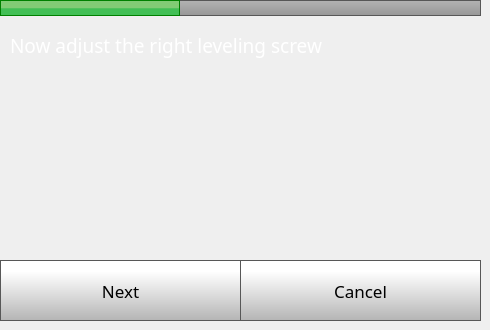
    <widget class="QWidget" name="step3Page">
     <widget class="QPushButton" name="step3CancelButton">
      <property name="geometry">
       <rect>
        <x>240</x>
        <y>260</y>
        <width>241</width>
        <height>61</height>
       </rect>
      </property>
      <property name="font">
       <font>
        <family>Gotham</family>
        <pointsize>13</pointsize>
       </font>
      </property>
      <property name="styleSheet">
       <string notr="true">QPushButton {
     border: 1px solid rgb(87, 87, 87);
	background-color: qlineargradient(spread:pad, x1:0, y1:1, x2:0, y2:0.188, stop:0 rgba(180, 180, 180, 255), stop:1 rgba(255, 255, 255, 255));


}

QPushButton:pressed {
    background-color: qlineargradient(x1: 0, y1: 0, x2: 0, y2: 1,
                                      stop: 0 #dadbde, stop: 1 #f6f7fa);
}

QPushButton:flat {
    border: none; /* no border for a flat push button */
}

QPushButton:default {
    border-color: navy; /* make the default button prominent */
}

QPushButton:focus {
	outline: none;
}</string>
      </property>
      <property name="text">
       <string>Cancel</string>
      </property>
      <property name="iconSize">
       <size>
        <width>40</width>
        <height>40</height>
       </size>
      </property>
     </widget>
     <widget class="QPushButton" name="step3NextButton">
      <property name="geometry">
       <rect>
        <x>0</x>
        <y>260</y>
        <width>241</width>
        <height>61</height>
       </rect>
      </property>
      <property name="font">
       <font>
        <family>Gotham</family>
        <pointsize>13</pointsize>
       </font>
      </property>
      <property name="styleSheet">
       <string notr="true">QPushButton {
     border: 1px solid rgb(87, 87, 87);
	background-color: qlineargradient(spread:pad, x1:0, y1:1, x2:0, y2:0.188, stop:0 rgba(180, 180, 180, 255), stop:1 rgba(255, 255, 255, 255));


}

QPushButton:pressed {
    background-color: qlineargradient(x1: 0, y1: 0, x2: 0, y2: 1,
                                      stop: 0 #dadbde, stop: 1 #f6f7fa);
}

QPushButton:flat {
    border: none; /* no border for a flat push button */
}

QPushButton:default {
    border-color: navy; /* make the default button prominent */
}

QPushButton:focus {
	outline: none;
}</string>
      </property>
      <property name="text">
       <string>Next</string>
      </property>
      <property name="iconSize">
       <size>
        <width>40</width>
        <height>40</height>
       </size>
      </property>
     </widget>
     <widget class="QLabel" name="caliberateLabel_9">
      <property name="geometry">
       <rect>
        <x>0</x>
        <y>0</y>
        <width>180</width>
        <height>16</height>
       </rect>
      </property>
      <property name="font">
       <font>
        <family>Gotham</family>
        <pointsize>14</pointsize>
        <weight>50</weight>
        <bold>false</bold>
       </font>
      </property>
      <property name="styleSheet">
       <string notr="true">	background-color: qlineargradient(spread:pad, x1:0, y1:0.523, x2:0, y2:0.534, stop:0 rgba(130, 203, 117, 255), stop:1 rgba(66, 191, 85, 255));
border: 1px solid green;</string>
      </property>
      <property name="text">
       <string/>
      </property>
     </widget>
     <widget class="QLabel" name="turnRightLevelingScrewLabel">
      <property name="geometry">
       <rect>
        <x>60</x>
        <y>60</y>
        <width>360</width>
        <height>240</height>
       </rect>
      </property>
      <property name="styleSheet">
       <string notr="true">background-color: rgba(255, 255, 255, 0);</string>
      </property>
      <property name="text">
       <string/>
      </property>
      <property name="scaledContents">
       <bool>true</bool>
      </property>
     </widget>
     <widget class="QLabel" name="caliberateLabel_22">
      <property name="geometry">
       <rect>
        <x>0</x>
        <y>0</y>
        <width>481</width>
        <height>16</height>
       </rect>
      </property>
      <property name="font">
       <font>
        <family>Gotham</family>
        <pointsize>14</pointsize>
        <weight>50</weight>
        <bold>false</bold>
       </font>
      </property>
      <property name="styleSheet">
       <string notr="true">    border: 1px solid rgb(87, 87, 87);
 /*  border-bottom-left-radius: 10px;
 border-bottom-right-radius: 10px;*/
	background-color: qlineargradient(spread:pad, x1:0, y1:1, x2:0, y2:0, stop:0 rgba(150, 150, 150, 255), stop:1 rgba(180, 180, 180, 255));</string>
      </property>
      <property name="text">
       <string/>
      </property>
     </widget>
     <widget class="QLabel" name="caliberateLabel_10">
      <property name="geometry">
       <rect>
        <x>10</x>
        <y>20</y>
        <width>471</width>
        <height>51</height>
       </rect>
      </property>
      <property name="font">
       <font>
        <family>Gotham</family>
        <pointsize>14</pointsize>
        <weight>50</weight>
        <bold>false</bold>
       </font>
      </property>
      <property name="styleSheet">
       <string notr="true">color: rgb(255, 255, 255);</string>
      </property>
      <property name="text">
       <string>Now adjust the right leveling screw</string>
      </property>
      <property name="wordWrap">
       <bool>true</bool>
      </property>
     </widget>
     <zorder>turnRightLevelingScrewLabel</zorder>
     <zorder>caliberateLabel_22</zorder>
     <zorder>step3CancelButton</zorder>
     <zorder>step3NextButton</zorder>
     <zorder>caliberateLabel_9</zorder>
     <zorder>caliberateLabel_10</zorder>
    </widget>
